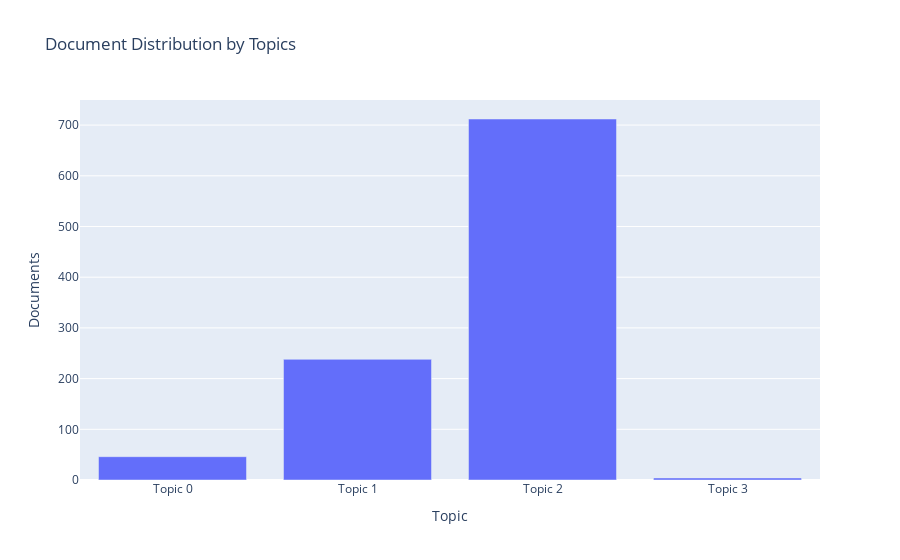

Notebook code cell kept with this figure:
### Code cell
#plotting the document distribution by topic
plot_model(lda, plot = 'topic_distribution')

### Figure 1 — Plotly figure (JSON) as saved in the notebook; plotly's stock layout.template omitted (floating-point values rounded to 4 significant figures)
{"data": [{"textposition": "auto", "hovertemplate": "Topic=%{x}<br>Documents=%{y}<br>Keyword=%{customdata[0]}", "showlegend": false, "legendgroup": "", "name": "", "yaxis": "y", "customdata": [["loan, farmer, also, farm, rice, use, small, land, area, many"], ["business, sell, loan, year, product, work, home, help, make, use"], ["business, loan, child, year, sell, school, buy, family, able, old"], ["water, high, brick, village, computer, milk, must, economy, problem, bag"]], "y": [46, 238, 712, 4], "hoverlabel": {"namelength": 0}, "offsetgroup": "", "xaxis": "x", "marker": {"color": "#636efa"}, "x": ["Topic 0", "Topic 1", "Topic 2", "Topic 3"], "alignmentgroup": "True", "type": "bar", "orientation": "v"}], "layout": {"yaxis": {"domain": [0, 1], "anchor": "x", "title": {"text": "Documents"}}, "title": {"text": "Document Distribution by Topics"}, "barmode": "relative", "xaxis": {"domain": [0, 1], "anchor": "y", "title": {"text": "Topic"}}, "legend": {"tracegroupgap": 0}}}
